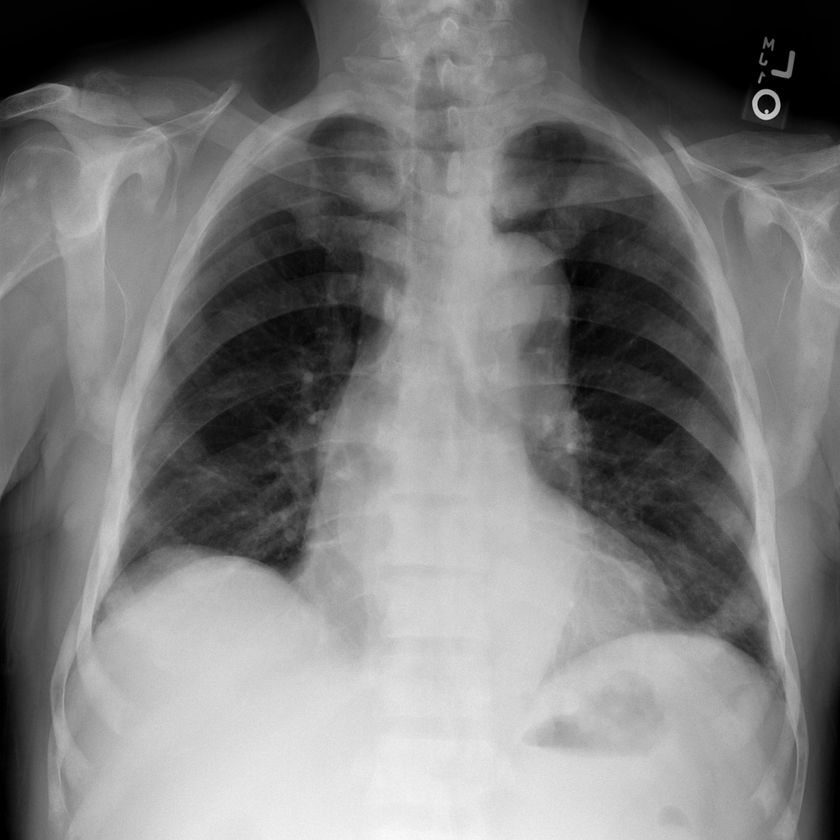
#> input picture numpy/00000011_000.png, 840 x 840 px, shrunk from 1024 x 1024 before the run, found by its file name
$ python x-ray-image.py
#> lines starting #> are read from the running program, lines starting #| are printed output that depends on the picture
import os
import imageio

xray_image = imageio.v3.imread("numpy/00000011_000.png")
#> xray_image is the input picture: shape (840, 840); min 0, max 250, mean 122.3

import numpy as np

from scipy import ndimage

import time

def run_all():
    xray_image_laplace_gaussian = ndimage.gaussian_laplace(xray_image, sigma=1)

    x_ray_image_gaussian_gradient = ndimage.gaussian_gradient_magnitude(xray_image, sigma=2)

    x_sobel = ndimage.sobel(xray_image, axis=0)
    y_sobel = ndimage.sobel(xray_image, axis=1)
    xray_image_sobel = np.hypot(x_sobel, y_sobel)
    xray_image_sobel *= 255.0 / np.max(xray_image_sobel)


if __name__ == '__main__':

    print("==================")
    print("Experiment: x-ray-image.py\n")

    time_list = []
    for _ in range(50):
        t0 = time.time()
        xray_image_laplace_gaussian = ndimage.gaussian_laplace(xray_image, sigma=1)
        time_list.append(time.time()-t0)
#> this loop made 50 passes
#> pass 1, `xray_image_laplace_gaussian = ndimage.gaussian_laplace(xray_image, sig..`:
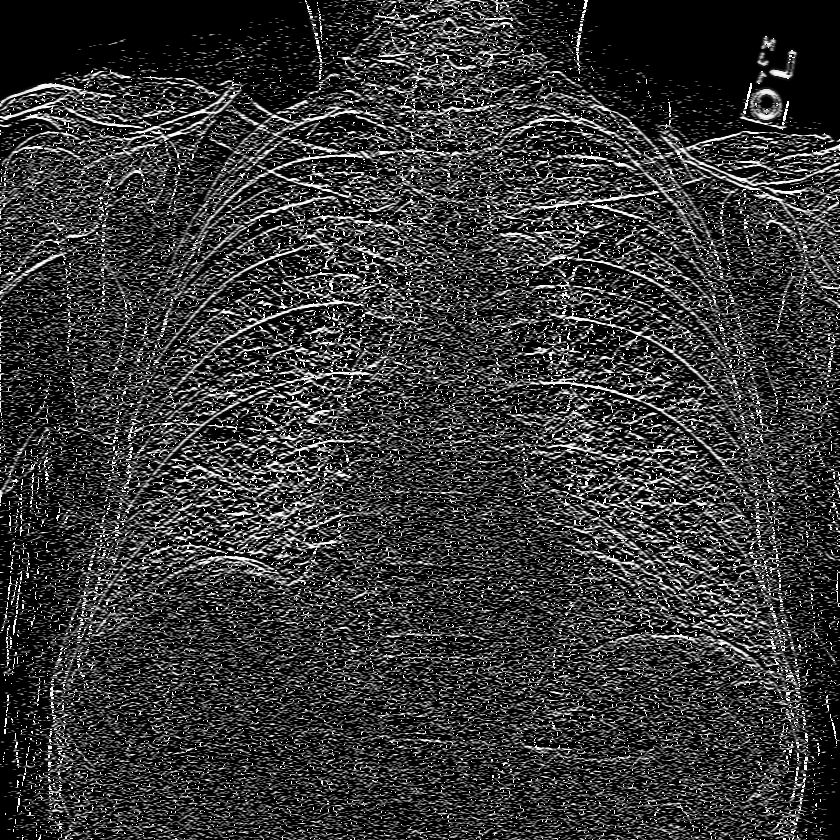
#> xray_image_laplace_gaussian: shape (840, 840); min 0, max 255, mean 54
#> after the loop, time_list = 50 values, max 0.0429 at index 0, min 0.0143 at index 19, mean 0.0156
    print(f"Laplacian-Gaussian takes {sum(time_list)/len(time_list)}s on average")
#| Laplacian-Gaussian takes 0.015571389198303223s on average

    time_list = []
    for _ in range(50):
        t0 = time.time()
        x_ray_image_gaussian_gradient = ndimage.gaussian_gradient_magnitude(xray_image, sigma=2)
        time_list.append(time.time()-t0)
#> this loop made 50 passes
#> pass 1, `x_ray_image_gaussian_gradient = ndimage.gaussian_gradient_magnitude(xr..`:
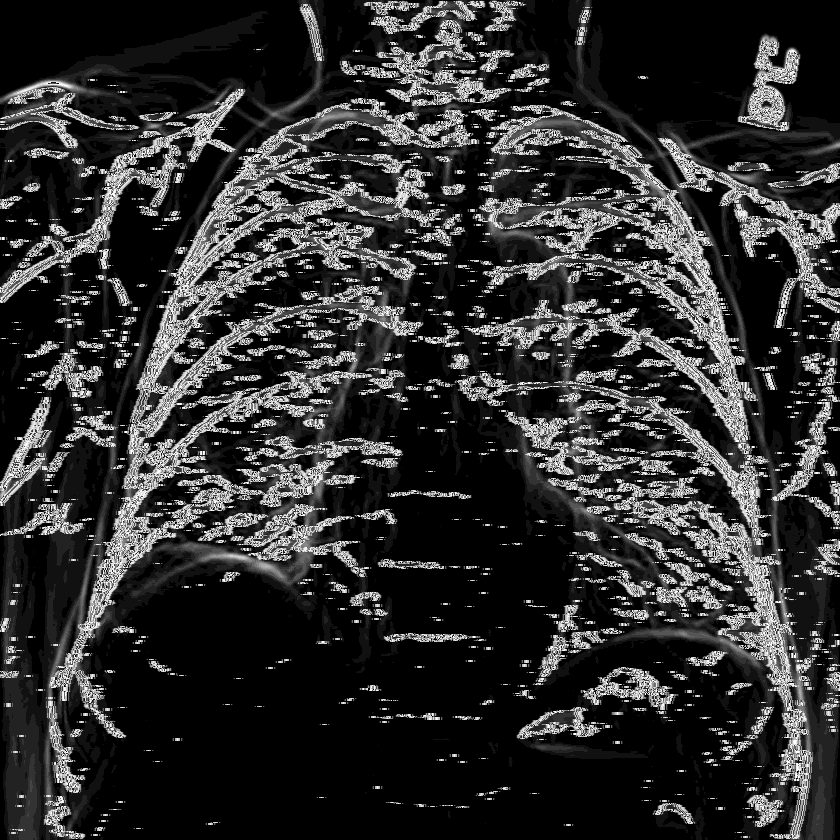
#> x_ray_image_gaussian_gradient: shape (840, 840); min 0, max 15, mean 2.72; drawn with min black and max white
#> after the loop, time_list = 50 values, max 0.0577 at index 0, min 0.031 at index 11, mean 0.034
    print(f"Gaussian gradient magnitude takes {sum(time_list)/len(time_list)}s on average")
#| Gaussian gradient magnitude takes 0.033959941864013674s on average


    time_list = []
    for _ in range(50):
        t0 = time.time()
        x_sobel = ndimage.sobel(xray_image, axis=0)
        y_sobel = ndimage.sobel(xray_image, axis=1)
        xray_image_sobel = np.hypot(x_sobel, y_sobel)
        xray_image_sobel *= 255.0 / np.max(xray_image_sobel)
        time_list.append(time.time()-t0)
#> this loop made 50 passes
#> pass 1, `y_sobel = ndimage.sobel(xray_image, axis=1)`:
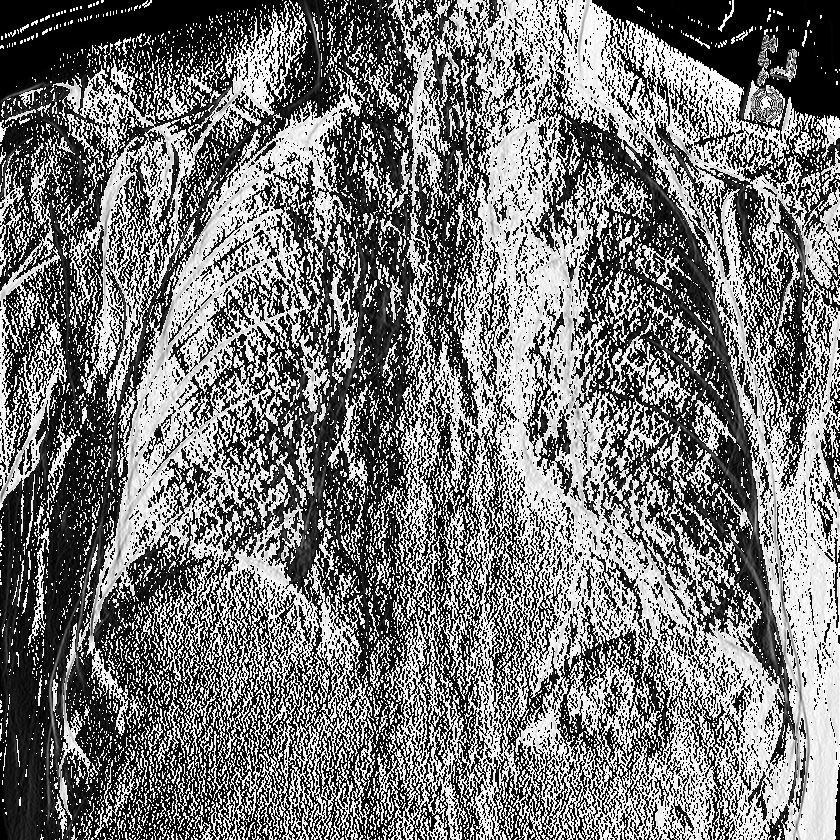
#> y_sobel: shape (840, 840); min 0, max 255, mean 119.3
#> pass 1, `xray_image_sobel = np.hypot(x_sobel, y_sobel)`:
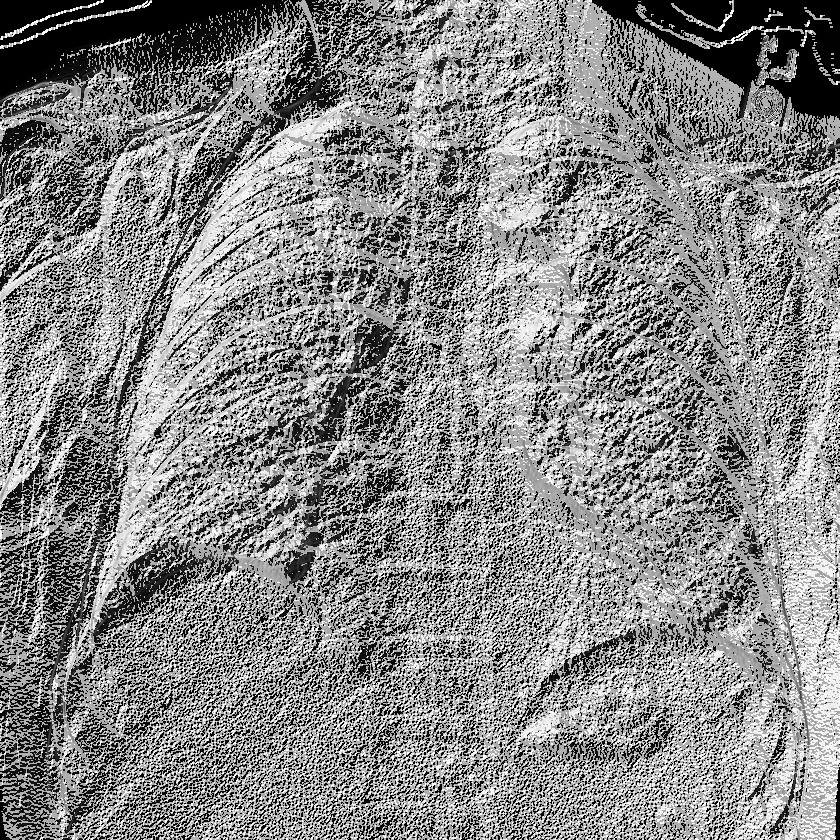
#> xray_image_sobel: shape (840, 840) float16; min 0, max 360.5, mean 191.6; drawn with min black and max white
#> after the loop, time_list = 50 values, max 0.216 at index 0, min 0.0299 at index 17, mean 0.0361
    print(f"Sobel filter takes {sum(time_list)/len(time_list)}s on average")
#| Sobel filter takes 0.03607060432434082s on average


    time_list = []
    for _ in range(50):
        t0 = time.time()
        fourier_gaussian = ndimage.fourier_gaussian(xray_image, sigma=0.05)
        x_prewitt = ndimage.prewitt(fourier_gaussian, axis=0)
        y_prewitt = ndimage.prewitt(fourier_gaussian, axis=1)
        xray_image_canny = np.hypot(x_prewitt, y_prewitt)
        xray_image_canny *= 255.0 / np.max(xray_image_canny)
        time_list.append(time.time()-t0)
#> this loop made 50 passes
#> pass 1, `x_prewitt = ndimage.prewitt(fourier_gaussian, axis=0)`:
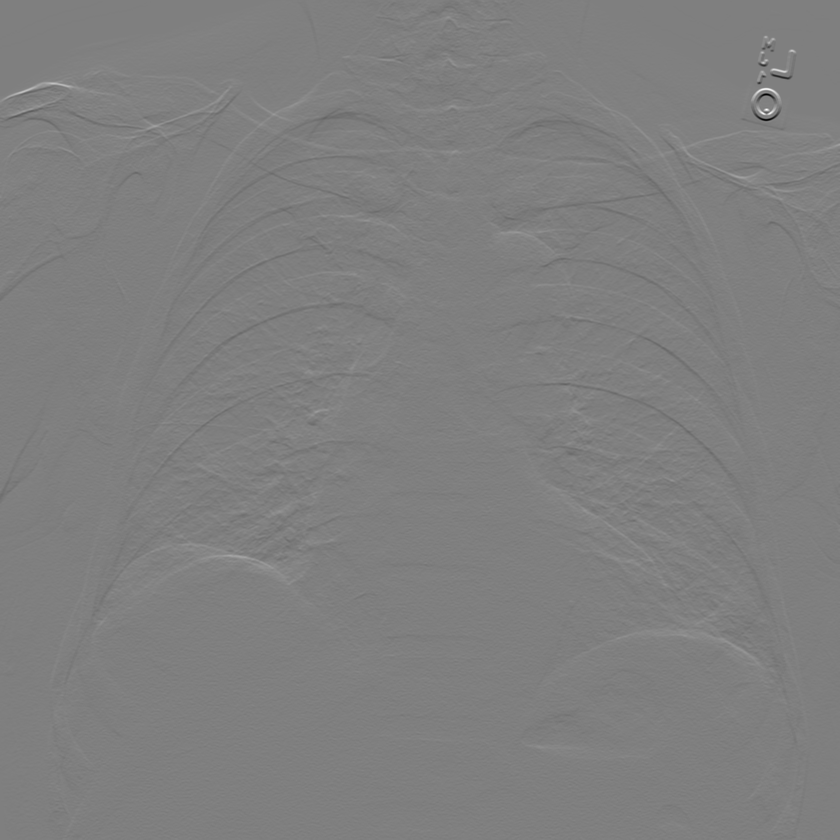
#> x_prewitt: shape (840, 840) float64; min -514.5, max 516.4, mean 1.1; drawn with min black and max white
#> pass 1, `xray_image_canny = np.hypot(x_prewitt, y_prewitt)`:
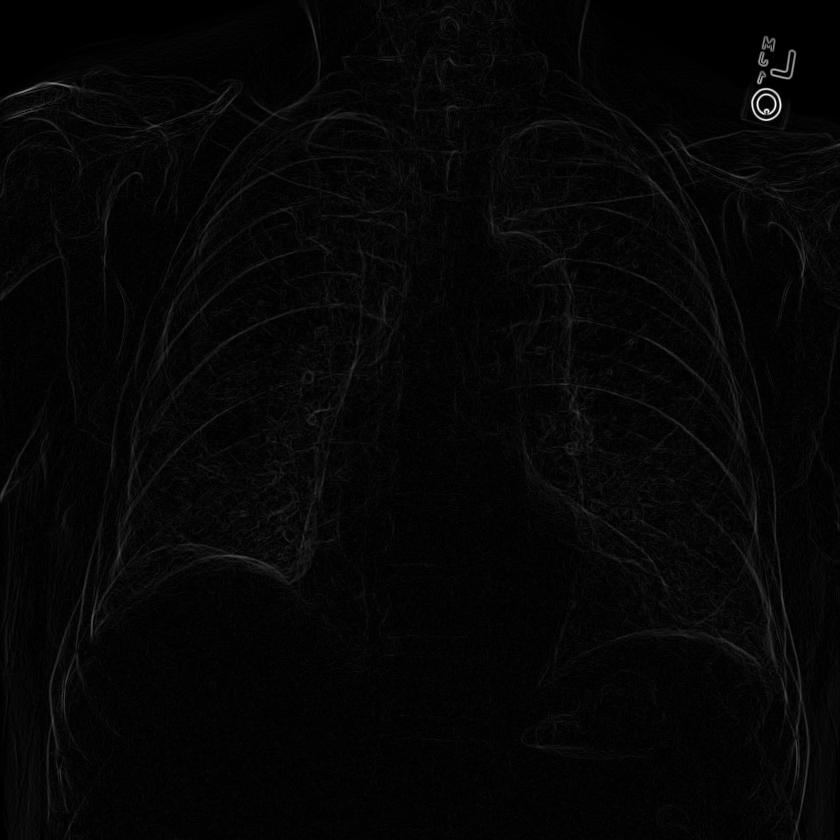
#> xray_image_canny: shape (840, 840) float64; min 0, max 549.4, mean 13.7; drawn with min black and max white
#> after the loop, time_list = 50 values, max 0.202 at index 0, min 0.027 at index 26, mean 0.0312
    print(f"Canny filter takes {sum(time_list)/len(time_list)}s on average")
#| Canny filter takes 0.031183767318725585s on average
    print("==================\n")
